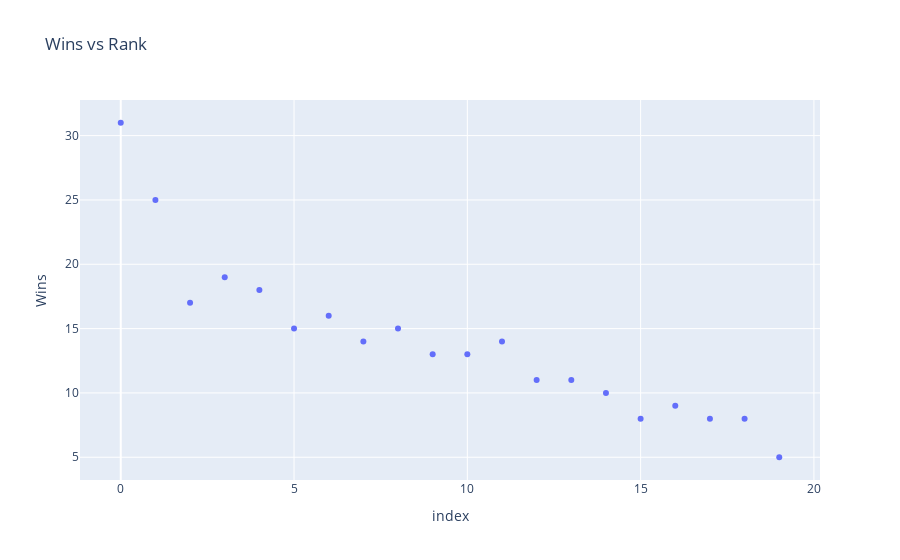
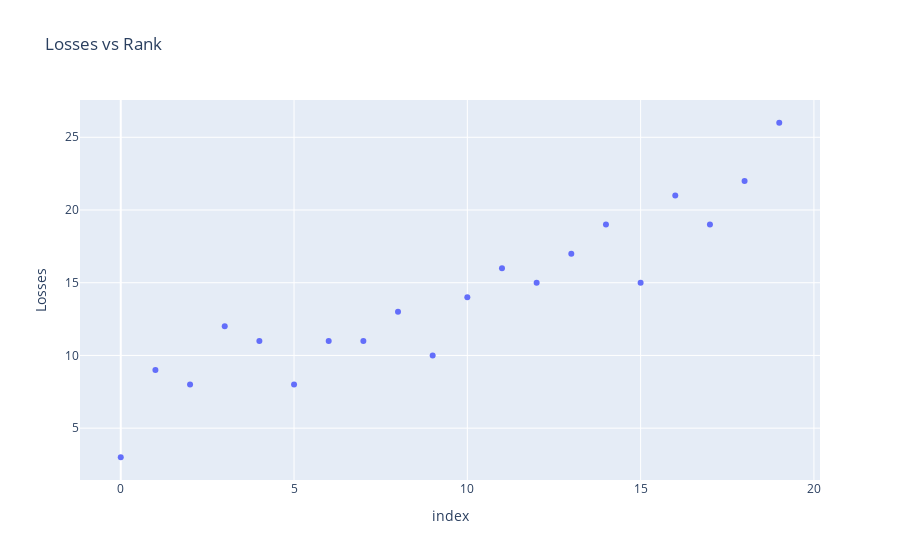
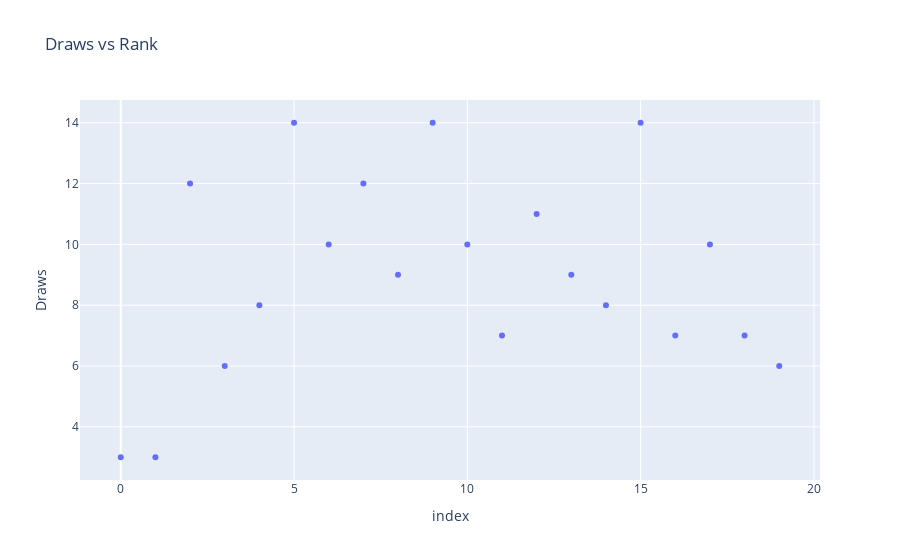

Write notebook code for charts like these, in order.
### Markdown cell above
Again, it is generally the top teams that had fewer goals scored against them.

### Teams Visualizations

Let's create some plots of `Wins`, `Losses`, `Draws` versus team rank.

### Code cell
columns = ['Wins', 'Losses', 'Draws']
for column in columns:
    fig = px.scatter(teams, x=teams.index, y=column, title=column+' vs Rank', hover_data=['Team'])
    fig.show()

### Figure 1 — Plotly figure (JSON) as saved in the notebook; plotly's stock layout.template omitted (floating-point values rounded to 4 significant figures)
{"data": [{"customdata": [["Liverpool"], ["Manchester City"], ["Manchester United"], ["Chelsea"], ["Leicester City"], ["Wolverhampton Wanderers"], ["Tottenham Hotspur"], ["Sheffield United"], ["Burnley"], ["Arsenal"], ["Everton"], ["Southampton"], ["Newcastle United"], ["Crystal Palace"], ["West Ham United"], ["Brighton & Hove Albion"], ["Aston Villa"], ["Watford"], ["Bournemouth"], ["Norwich City"]], "hovertemplate": "index=%{x}<br>Wins=%{y}<br>Team=%{customdata[0]}<extra></extra>", "legendgroup": "", "marker": {"color": "#636efa", "symbol": "circle"}, "mode": "markers", "name": "", "showlegend": false, "type": "scatter", "x": [0, 1, 2, 3, 4, 5, 6, 7, 8, 9, 10, 11, 12, 13, 14, 15, 16, 17, 18, 19], "xaxis": "x", "y": [31, 25, 17, 19, 18, 15, 16, 14, 15, 13, 13, 14, 11, 11, 10, 8, 9, 8, 8, 5], "yaxis": "y"}], "layout": {"legend": {"tracegroupgap": 0}, "title": {"text": "Wins vs Rank"}, "xaxis": {"anchor": "y", "domain": [0, 1], "title": {"text": "index"}}, "yaxis": {"anchor": "x", "domain": [0, 1], "title": {"text": "Wins"}}}}

### Figure 2 — Plotly figure (JSON) as saved in the notebook; plotly's stock layout.template omitted (floating-point values rounded to 4 significant figures)
{"data": [{"customdata": [["Liverpool"], ["Manchester City"], ["Manchester United"], ["Chelsea"], ["Leicester City"], ["Wolverhampton Wanderers"], ["Tottenham Hotspur"], ["Sheffield United"], ["Burnley"], ["Arsenal"], ["Everton"], ["Southampton"], ["Newcastle United"], ["Crystal Palace"], ["West Ham United"], ["Brighton & Hove Albion"], ["Aston Villa"], ["Watford"], ["Bournemouth"], ["Norwich City"]], "hovertemplate": "index=%{x}<br>Losses=%{y}<br>Team=%{customdata[0]}<extra></extra>", "legendgroup": "", "marker": {"color": "#636efa", "symbol": "circle"}, "mode": "markers", "name": "", "showlegend": false, "type": "scatter", "x": [0, 1, 2, 3, 4, 5, 6, 7, 8, 9, 10, 11, 12, 13, 14, 15, 16, 17, 18, 19], "xaxis": "x", "y": [3, 9, 8, 12, 11, 8, 11, 11, 13, 10, 14, 16, 15, 17, 19, 15, 21, 19, 22, 26], "yaxis": "y"}], "layout": {"legend": {"tracegroupgap": 0}, "title": {"text": "Losses vs Rank"}, "xaxis": {"anchor": "y", "domain": [0, 1], "title": {"text": "index"}}, "yaxis": {"anchor": "x", "domain": [0, 1], "title": {"text": "Losses"}}}}

### Figure 3 — Plotly figure (JSON) as saved in the notebook; plotly's stock layout.template omitted (floating-point values rounded to 4 significant figures)
{"data": [{"customdata": [["Liverpool"], ["Manchester City"], ["Manchester United"], ["Chelsea"], ["Leicester City"], ["Wolverhampton Wanderers"], ["Tottenham Hotspur"], ["Sheffield United"], ["Burnley"], ["Arsenal"], ["Everton"], ["Southampton"], ["Newcastle United"], ["Crystal Palace"], ["West Ham United"], ["Brighton & Hove Albion"], ["Aston Villa"], ["Watford"], ["Bournemouth"], ["Norwich City"]], "hovertemplate": "index=%{x}<br>Draws=%{y}<br>Team=%{customdata[0]}<extra></extra>", "legendgroup": "", "marker": {"color": "#636efa", "symbol": "circle"}, "mode": "markers", "name": "", "showlegend": false, "type": "scatter", "x": [0, 1, 2, 3, 4, 5, 6, 7, 8, 9, 10, 11, 12, 13, 14, 15, 16, 17, 18, 19], "xaxis": "x", "y": [3, 3, 12, 6, 8, 14, 10, 12, 9, 14, 10, 7, 11, 9, 8, 14, 7, 10, 7, 6], "yaxis": "y"}], "layout": {"legend": {"tracegroupgap": 0}, "title": {"text": "Draws vs Rank"}, "xaxis": {"anchor": "y", "domain": [0, 1], "title": {"text": "index"}}, "yaxis": {"anchor": "x", "domain": [0, 1], "title": {"text": "Draws"}}}}
